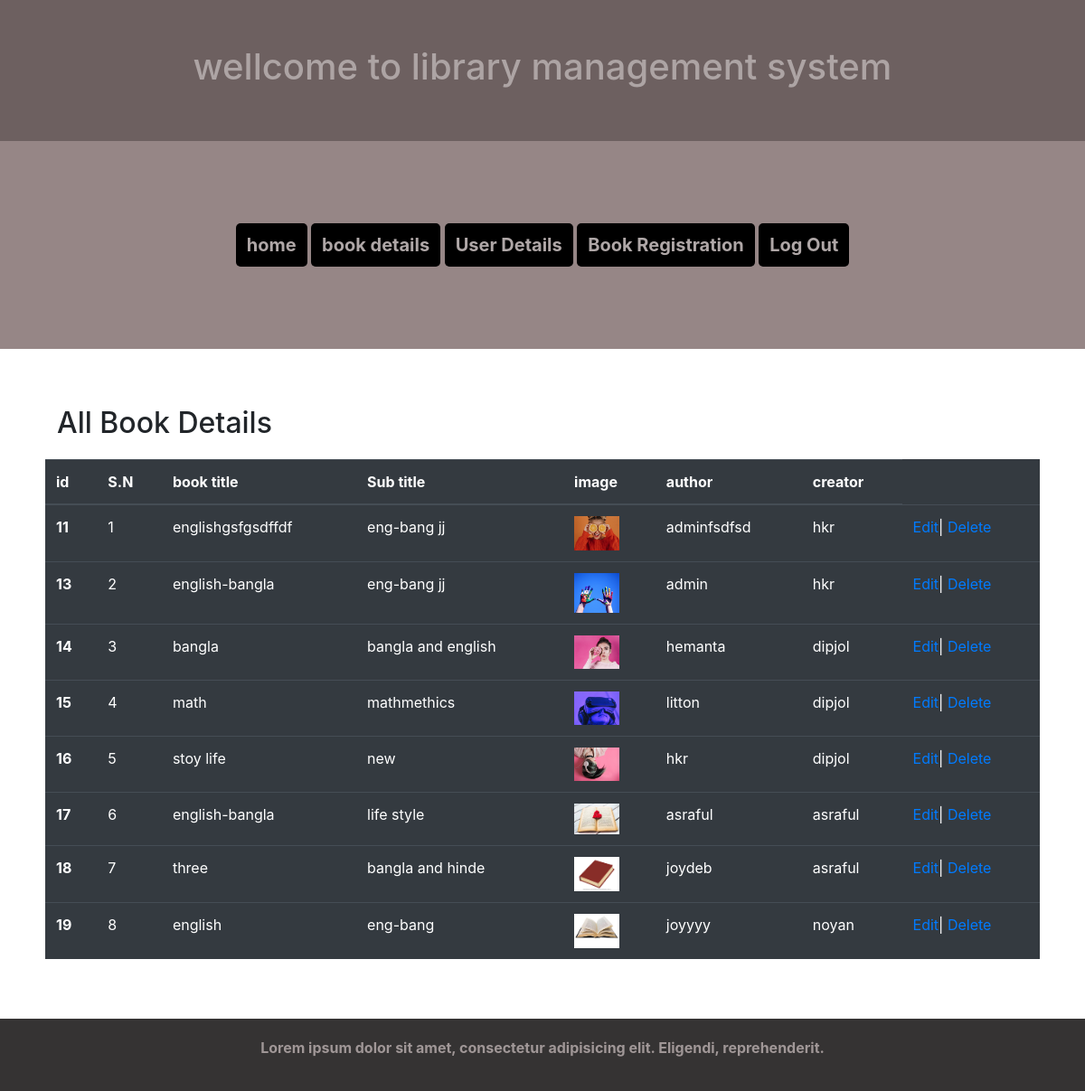
The page /book_details.php (signed in) on the database its author committed.
### tables this page shows
CREATE TABLE `lib_book` (
  `id` bigint(20) NOT NULL,
  `title` varchar(255) NOT NULL,
  `sub_title` varchar(255) NOT NULL,
  `image` varchar(255) NOT NULL,
  `author` varchar(255) NOT NULL,
  `creator_id` int(11) NOT NULL
);

CREATE TABLE `lib` (
  `id` bigint(20) NOT NULL,
  `fname` varchar(255) NOT NULL,
  `lname` varchar(255) NOT NULL,
  `email` varchar(255) NOT NULL,
  `role` tinyint(4) NOT NULL DEFAULT '0',
  `pass` varchar(255) NOT NULL,
  `profile` varchar(255) NOT NULL DEFAULT 'avater.jpg'
);

### book_details.php (the view, shortened to what this page needs)
<?php require_once ("include/header.php")?>
<?php
if(isset($_SESSION["role"]) && $_SESSION["role"]==1){ ?>
<div class="user_details">
    <div class="container">
        <div class="row">
            <h2>All Book Details</h2>
            <table class="table table-dark">
                <thead>
                <tr>
                    <th scope="col">id</th>
                    <th scope="col">S.N</th>
                    <th scope="col">book title</th>
                    <th scope="col">Sub title</th>
                    <th scope="col">image</th>
                    <th scope="col">author</th>
                    <th scope="col">creator</th>
                </tr>
                </thead>
                <tbody>
                <?php
                require_once("dataprocess/config.php");
                $showq = "select lib_book.*, lib.fname from lib_book left join lib on lib_book.creator_id=lib.id ";
                $runq = mysqli_query($connect,$showq);
                if($runq==true){
                    $sri=1;
                    while($get = mysqli_fetch_array($runq)){ ?>
                        <tr>
                            <th scope="row"><?php echo $get['id']; ?></th>
                            <td><?php echo $sri; $sri++; ?></td>
                            <td><?php echo $get['title']; ?></td>
                            <td><?php echo $get['sub_title']; ?></td>
                            <td><img src="images/<?php echo $get['image']; ?>" alt=""></td>
                            <td><?php echo $get['author']; ?></td>
                            <td><?php echo $get['fname']; ?></td>
                            <td>
                                <a href="book_edit.php?edit_id=<?php echo $get['id']; ?>">Edit</a>|
                                <a href="dataprocess/book_delete.php?delete_id=<?php echo $get['id']; ?>">Delete</a>
                            </td>
                        </tr>
                    <?php } } ?>
                </tbody>
            </table>
        </div>
    </div>
</div>
<?php } else {
    header("location:error_page.php?massage_error") ?>
<?php }?>
<?php require_once ("include/footer.php")?>

### style.css (style rules this page uses)
.user_details { padding: 50px; }
.user_details h2 { padding: 13px; }
table.table.table-dark img { width: 50px; }

### rows shown on the page
lib_book: id "11", title "englishgsfgsdffdf", sub_title "eng-bang jj", image (picture), author "adminfsdfsd", creator.fname "hkr"
lib_book: id "13", title "english-bangla", sub_title "eng-bang jj", image (picture), author "admin", creator.fname "hkr"
lib_book: id "14", title "bangla", sub_title "bangla and english", image (picture), author "hemanta", creator.fname "dipjol"
lib_book: id "15", title "math", sub_title "mathmethics", image (picture), author "litton", creator.fname "dipjol"
lib_book: id "16", title "stoy life", sub_title "new", image (picture), author "hkr", creator.fname "dipjol"
lib_book: id "17", title "english-bangla", sub_title "life style", image (picture), author "asraful", creator.fname "asraful"
lib_book: id "18", title "three", sub_title "bangla and hinde", image (picture), author "joydeb", creator.fname "asraful"
lib_book: id "19", title "english", sub_title "eng-bang", image (picture), author "joyyyy", creator.fname "noyan"
